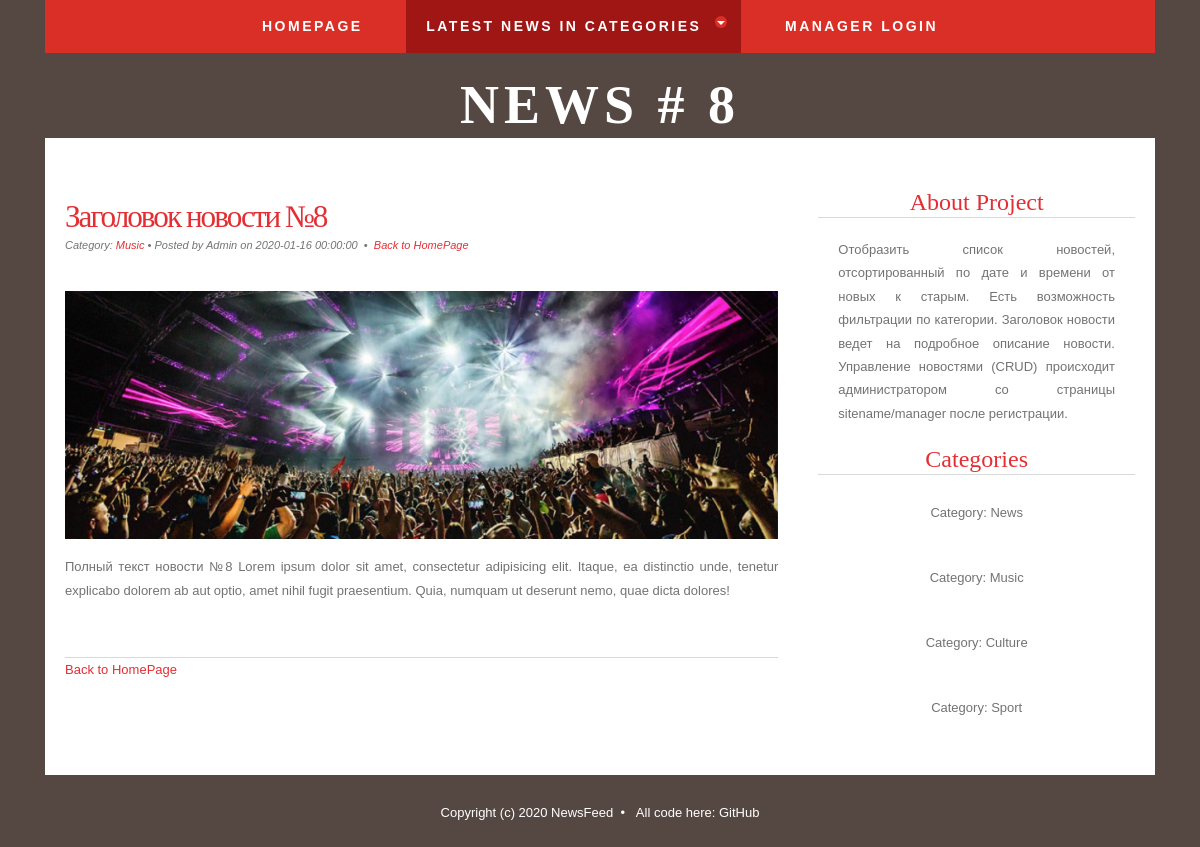
Screenshot of /news/8 with the database file from the repository.
### tables this page shows
CREATE TABLE `news` (
  `id` int(11) NOT NULL,
  `title` varchar(255) NOT NULL,
  `date` datetime NOT NULL DEFAULT CURRENT_TIMESTAMP,
  `short_content` text NOT NULL,
  `content` text NOT NULL,
  `author_name` varchar(255) NOT NULL DEFAULT 'Admin',
  `category` varchar(50) DEFAULT NULL
);

### config/routes.php (called while the page is built)
<?php
return array(
    'user/login' => 'user/login',
    'user/logout' => 'user/logout',
    'manager' => 'manager/index',
    'manager/view' => 'manager/view',
    'manager/create' => 'manager/create',
    'manager/update/([0-9]+)' => 'manager/update/$1',
    'manager/delete/([0-9]+)' => 'manager/delete/$1',
    'news/([A-Za-z]+)' => 'news/category/$1',
    'news/([0-9]+)' => 'news/view/$1',
    'news' => 'news/index',
    '' => 'news/index',
);

### controllers/NewsController.php (called while the page is built, shortened)
<?php
class NewsController {
    public function actionView($id) {
        $latestNewsInCategories = News::getLatestNewsInCategories();
        $newsItem = News::getNewsItemByID($id);
        require_once(ROOT . '/views/news/view.php');
        return true;
    }
}

### index.php (called while the page is built, shortened)
<?php
require_once(ROOT.'/components/Autoload.php');
$router = new Router();
$router->run();

### components/Autoload.php (called while the page is built, shortened)
<?php
spl_autoload_register(function ($class_name) {
    $array_paths = array(
        '/models/',
        '/components/',
        '/controllers/',
    );
    foreach ($array_paths as $path) {
        $path = ROOT . $path . $class_name . '.php';
    }
});

### models/User.php (called while the page is built, shortened)
<?php
class User {
    public static function isGuest() {
        return true;
    }
}

### models/News.php (called while the page is built, shortened)
<?php
class News {
    public static function getNewsItemByID($id) {
        $id = intval($id);
        $db = Db::getConnection();
        $sql = 'SELECT * FROM news WHERE id = :id';
        $result = $db->prepare($sql);
        $result->bindParam(':id', $id, PDO::PARAM_INT);
        $result->setFetchMode(PDO::FETCH_ASSOC);
        $result->execute();
        $newsItem = $result->fetch();
        return $newsItem;
    }
    public static function getLatestNewsInCategories() {
        $latestNewsInCategories = array();
        $db = Db::getConnection();
        $result = $db->query("SELECT news.id, news.category, news.title, news.date FROM `news` INNER JOIN "
                . "(SELECT MAX(date) as md, category FROM news GROUP BY category) aux ON "
                . "(news.category=aux.category and news.date=aux.md) ORDER BY date DESC");
        $i = 0;
        while ($row = $result->fetch()) {
            $latestNewsInCategories[$i]['id'] = $row['id'];
            $latestNewsInCategories[$i]['category'] = $row['category'];
            $latestNewsInCategories[$i]['title'] = $row['title'];
            $i++;
        }
        return $latestNewsInCategories;
    }
}

### views/news/view.php (the view, shortened to what this page needs)
<!DOCTYPE html>
<html lang="en">
    <head>
        <link href="/template/css/bootstrap.min.css" rel="stylesheet" type="text/css">
        <link href="/template/css/style.css" rel="stylesheet" type="text/css" media="screen">
        <link href="/template/css/menu.css" rel="stylesheet" >
    </head>
    <body>
        <div class="container">
            <div class="header">
                <div class="row">
                    <div class="col-sm-12">
                        <div id="cssmenu" class="align-center">
                            <ul>
                                <li><a href="/">Homepage</a></li>
                                <li class="has-sub active"><a href="#">Latest News IN Categories</a>
                                </li>
                                <?php if (User::isGuest()): ?>
                                    <li><a href="/user/login/">Manager Login</a></li>
                                <?php else: ?>
                                    <li><a href="/user/logout/">Logout</a></li>
                                <?php endif; ?>
                            </ul>
                        </div>
                    </div>
                </div>
                <div class="row" id="wrapper">
                    <div class="col-sm-12">
                        <div id="logo">
                            <h1><a href="/">News # <?php echo $id ?></a></h1>
                        </div>
                    </div>
                </div>
            </div>
            <div class="content" id="page">
                <div id="page-bgtop">
                    <div id="page-bgbtm">
                        <div class="col-sm-8" id="content">
                            <div class="post">
                                <h2 class="title"><a href='/news/<?php echo $newsItem['id']; ?>'><?php echo htmlentities($newsItem['title']); ?></a></h2>
                                <p class="meta">Category: <a href='/news/<?php echo $newsItem['category']; ?>'>
                                        <?php echo $newsItem['category']; ?></a>&nbsp;&bull;&nbsp;Posted by
                                    <?php echo $newsItem['author_name']; ?> on <?php echo $newsItem['date']; ?>
                                    &nbsp;&bull;&nbsp; <a href='/news' class="permalink">Back to HomePage</a></p>
                                <div class="entry">
                                    <p><img src="/template/images/<?php echo $newsItem['id']; ?>.jpg" alt="" class="responsive"/></p>
                                    <p><?php echo htmlentities($newsItem['content']); ?></p>
                                </div>
                            </div>
                            <p><a href='/news/' class="permalink">Back to HomePage</a></p>
                        </div>
                        <div class="col-sm-4" id="sidebar">
                            <ul>
                                <li>
                                    <h2>About Project</h2>
                                    <p>Отобразить список новостей, отсортированный по дате и времени от новых к старым.
                                        Есть возможность фильтрации по категории. Заголовок новости ведет на подробное
                                        описание новости. Управление новостями (CRUD) происходит администратором со страницы
                                        sitename/manager после регистрации.</p>
                                </li>
                                <li>
                                    <h2>Categories</h2>
                                    <?php foreach ($latestNewsInCategories as $newsCategory): ?>
                                        <ul>
                                            <li><a href='/news/<?php echo $newsCategory['category']; ?>'>Category: <?php echo $newsCategory['category']; ?></a></li>
                                        </ul>
                                    <?php endforeach; ?>
                                </li>
                            </ul>
                        </div>
                        <div style="clear: both;">&nbsp;</div>
                    </div>
                </div>
            </div>
            <footer id="footer">
                <p>Copyright (c) 2020 NewsFeed &nbsp;&bull;&nbsp;&nbsp;&nbsp;All code here: <a href="https://github.com/SavelIV/NewsFeed">GitHub</a></p>
            </footer>
        </div>
    </body>
</html>

### components/Router.php (shortened to what this page needs)
<?php
class Router {
    private $routes;
    public function __construct() {
        $routesPath = ROOT . '/config/routes.php';
        $this->routes = include($routesPath);
    }
    private function getURI() {
        if (!empty($_SERVER['REQUEST_URI'])) {
            return trim($_SERVER['REQUEST_URI'], '/');
        }
    }
    public function run() {
        $uri = $this->getURI();
        foreach ($this->routes as $uriPattern => $path) {
            if (preg_match("~^$uriPattern$~", $uri)) {
                $internalRoute = preg_replace("~^$uriPattern$~", $path, $uri);
                $segments = explode('/', $internalRoute);
                $controllerName = array_shift($segments) . 'Controller';
                $actionName = 'action' . ucfirst(array_shift($segments));
                $parameters = $segments;
                $controllerObject = new $controllerName;
                $result = call_user_func_array(array($controllerObject, $actionName), $parameters);
                if ($result != null) {
                    break;
                }
            }
        }
    }
}

### template/css/style.css (style rules this page uses)
body { height: 100%; margin: 0; padding: 0; display: flex; flex-direction: column; background: #554842; font-family: Arial, Helvetica, sans-serif; font-size: 13px; color: #737373; }
h1, h2, h3 { margin: 0; padding: 0; font-family: 'Arvo', serif; font-weight: normal; color: #FFA800; }
h1 { font-size: 2em; }
h2 { font-size: 2.4em; }
p, ul, ol { margin-top: 0; line-height: 180%; }
a { text-decoration: none; color: #E42E33; }
img { width: 100%; height: auto; }
#wrapper { margin: 0 auto; padding: 0; }
#logo { margin: 0px auto; padding: 20px 0px 0px 0px; color: #FFFFFF; }
#logo h1, #logo p { display: block; margin: 0; padding: 0; }
#logo h1 { margin: 0px; letter-spacing: 5px; text-align: center; text-transform: uppercase; font-size: 54px; font-weight: bold; color: #FFFFFF; }
#logo h1 a { color: #FFFFFF; }
#logo a { border: none; background: none; text-decoration: none; color: #FFFFFF; }
#page { margin: 0 auto; padding: 0; background-color: #FFFFFF; }
#page-bgbtm { margin: 0px; padding: 20px 20px 0px 20px; }
#content { float: left; padding: 0px 0px 0px 0px; }
.post { clear: both; padding: 30px 0px; border-bottom: 1px solid #D9D9D9; }
.post .title { padding-top: 10px; letter-spacing: -2px; }
.post .title a { border: none; color: #E42E33; }
.post .meta { padding-bottom: 10px; text-align: left; font-family: Arial, Helvetica, sans-serif; font-size: 11px; font-style: italic; }
.post .entry { text-align: justify; margin-bottom: 25px; padding: 10px 0px 0px 0px; }
#sidebar { float: right; padding: 30px 0px 0px 40px; }
#sidebar ul { margin: 0; padding: 0; list-style: none; }
#sidebar li { margin: 0; padding: 0; }
#sidebar li ul { margin: 0px 15px; padding-bottom: 30px; }
#sidebar li li { text-align: center; line-height: 35px; }
#sidebar h2 { text-align: center; margin-bottom: 20px; border-bottom: 1px solid #D9D9D9; font-size: 24px; color: #E42E33; }
#sidebar p { margin: 0 0px; padding: 0px 20px 20px 20px; text-align: justify; }
#sidebar a { border: none; color: #737373; }
#footer { overflow: hidden; margin: 0px auto 40px auto; font-family: Arial, Helvetica, sans-serif; }
#footer p { display: block; padding: 30px 0px; line-height: normal; text-align: center; color: #FFFFFF; }
#footer a { color: #FFFFFF; }

### template/css/menu.css (style rules this page uses)
#cssmenu { background: #DA2F27; width: auto; padding: 0; line-height: 1; display: block; position: relative; font-family: 'Cabin', sans-serif; z-index: 9999; }
#cssmenu ul { list-style: none; margin: 0; padding: 0; display: block; }
#cssmenu ul:after, #cssmenu:after { content: " "; display: block; font-size: 0; height: 0; clear: both; visibility: hidden; }
#cssmenu ul li { margin: 0 10px; padding: 0; display: block; position: relative; }
#cssmenu ul li a { text-decoration: none; display: block; margin: 0; -webkit-transition: color .2s ease; -moz-transition: color .2s ease; -ms-transition: color .2s ease; -o-transition: color .2s ease; transition: color .2s ease; -webkit-box-sizing: border-box; -moz-box-sizing: border-box; box-sizing: border-box; }
#cssmenu > ul > li { float: left; }
#cssmenu.align-center > ul > li { float: none; display: inline-block; }
#cssmenu.align-center > ul { text-align: center; }
#cssmenu > ul > li:after { content: ""; display: block; position: absolute; width: 100%; height: 0; top: 0; z-index: 0; background: #9F1615; -webkit-transition: height .2s; -moz-transition: height .2s; -ms-transition: height .2s; -o-transition: height .2s; transition: height .2s; }
#cssmenu > ul > li.has-sub > a { padding-right: 40px; }
#cssmenu > ul > li.has-sub > a:after { display: block; content: ""; background: #9F1615; height: 12px; width: 12px; position: absolute; border-radius: 13px; right: 14px; top: 16px; }
#cssmenu > ul > li.has-sub > a:before { display: block; content: ""; border: 4px solid transparent; border-top-color: #333; z-index: 2; height: 0; width: 0; position: absolute; right: 16px; top: 21px; }
#cssmenu > ul > li > a { color: #fff; padding: 15px 20px; font-weight: 600; letter-spacing: 2.5px; text-transform: uppercase; font-size: 14px; z-index: 2; position: relative; }
#cssmenu > ul > li:hover:after, #cssmenu > ul > li.active:after { height: 100%; }
#cssmenu > ul > li:hover > a, #cssmenu > ul > li.active > a { color: #fff; }
#cssmenu > ul > li:hover > a:after, #cssmenu > ul > li.active > a:after { background: #DA2F27; }
#cssmenu > ul > li:hover > a:before, #cssmenu > ul > li.active > a:before { border-top-color: #ffffff; }
#cssmenu > ul > li > a { display: block; }
#cssmenu > ul > li { width: auto; }

### rows the page displays
news: title "Заголовок новости №8", category "Music", author_name "Admin", date "2020-01-16 00:00:00", content "Полный текст новости №8 Lorem ipsum dolor sit amet, consectetur adipisicing elit. Itaque, ea distinctio unde, tenetur explicabo dolorem ab aut optio, amet nihil fugit praesentium. Quia, numquam ut deserunt nemo, quae dicta dolores!"
news: category "News"
news: category "Culture"
news: category "Sport"
